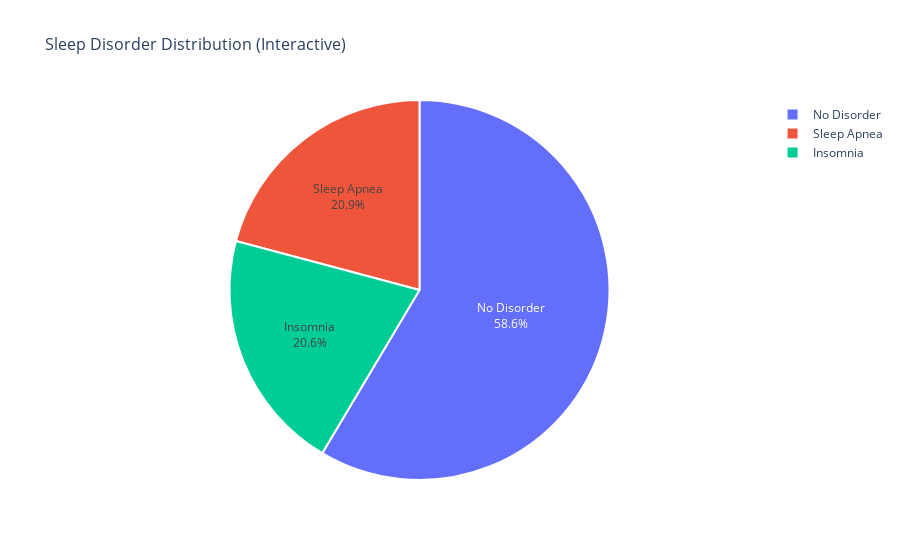

Notebook source saved alongside this figure:
### Markdown cell above
## 📌 Step 7: Sleep Disorder Distribution Analysis

Generate pie charts and horizontal bar charts to show the percentage distribution of sleep disorders in the population.

### Code cell
# Calculate sleep disorder distribution - handle NaN values
# First, let's see what we actually have in the Sleep Disorder column
print("Sleep Disorder column analysis:")
print("Value counts (including NaN):")
print(df['Sleep Disorder'].value_counts(dropna=False))
print(f"Total NaN values: {df['Sleep Disorder'].isnull().sum()}")
print(f"Total non-NaN values: {df['Sleep Disorder'].notnull().sum()}")

# Create a version with 'No Disorder' for NaN values for visualization
df_viz = df.copy()
df_viz['Sleep Disorder Viz'] = df_viz['Sleep Disorder'].fillna('No Disorder')

# Calculate distribution for visualization
disorder_counts = df_viz['Sleep Disorder Viz'].value_counts()
disorder_percentages = df_viz['Sleep Disorder Viz'].value_counts(normalize=True) * 100

# Create pie chart with specific styling
plt.figure(figsize=(10, 8))

# Define colors for each disorder type
colors = {
    'No Disorder': '#99ff99',      # Light green
    'Insomnia': '#ff9999',         # Light red
    'Sleep Apnea': '#66b3ff'       # Light blue
}

# Create the pie chart
wedges, texts, autotexts = plt.pie(
    disorder_counts.values, 
    labels=disorder_counts.index,
    autopct='%1.1f%%',
    colors=[colors.get(label, '#ffcc99') for label in disorder_counts.index],
    startangle=90,
    explode=(0.1, 0, 0),  # Explode the 'No Disorder' slice slightly
    shadow=True
)

# Enhance the appearance
plt.title('Sleep Disorder Distribution', fontsize=16, fontweight='bold', pad=20)

# Make percentage text bold and larger
for autotext in autotexts:
    autotext.set_color('black')
    autotext.set_fontweight('bold')
    autotext.set_fontsize(12)

# Make labels bold
for text in texts:
    text.set_fontweight('bold')
    text.set_fontsize(11)

plt.axis('equal')  # Equal aspect ratio ensures that pie is drawn as a circle
plt.tight_layout()
plt.show()

# Create a horizontal bar chart as well
plt.figure(figsize=(10, 6))
bars = plt.barh(disorder_counts.index, disorder_counts.values, 
                color=[colors.get(label, '#ffcc99') for label in disorder_counts.index])
plt.xlabel('Number of Participants', fontweight='bold')
plt.title('Sleep Disorder Distribution (Bar Chart)', fontsize=14, fontweight='bold')
plt.grid(axis='x', alpha=0.3)

# Add value labels on bars
for i, value in enumerate(disorder_counts.values):
    percentage = disorder_percentages.iloc[i]
    plt.text(value + 2, i, f'{value} ({percentage:.1f}%)', 
             va='center', fontweight='bold')

plt.tight_layout()
plt.show()

# Interactive pie chart with Plotly - with error handling
try:
    import plotly.offline as pyo
    
    # Create interactive pie chart with custom colors
    fig = px.pie(
        values=disorder_counts.values,
        names=disorder_counts.index,
        title='Sleep Disorder Distribution (Interactive)',
        color_discrete_map=colors
    )
    
    # Customize the appearance
    fig.update_traces(
        textposition='inside', 
        textinfo='percent+label',
        textfont_size=12,
        marker=dict(line=dict(color='#FFFFFF', width=2))
    )
    
    fig.update_layout(
        title_font_size=16,
        font=dict(size=12)
    )
    
    pyo.iplot(fig)
    
except Exception as e:
    print(f"Interactive pie chart display issue: {e}")
    print("Using static matplotlib visualization instead.")

# Print detailed statistics
print("\n📊 Sleep Disorder Statistics:")
for disorder, count in disorder_counts.items():
    percentage = disorder_percentages[disorder]
    print(f"• {disorder}: {count} people ({percentage:.1f}%)")

print(f"\nTotal participants: {len(df)}")

# Additional insights
print("\n🔍 Key Insights:")
print(f"• {disorder_percentages['No Disorder']:.1f}% of participants have no sleep disorders")
if 'Insomnia' in disorder_percentages:
    print(f"• Insomnia affects {disorder_percentages['Insomnia']:.1f}% of participants")
if 'Sleep Apnea' in disorder_percentages:
    print(f"• Sleep Apnea affects {disorder_percentages['Sleep Apnea']:.1f}% of participants")

# Calculate total with disorders
total_with_disorders = 100 - disorder_percentages['No Disorder']
print(f"• Total with sleep disorders: {total_with_disorders:.1f}% of participants")
print(f"• Sleep disorders affect approximately 2 in 5 people in this study")

### Figure 1 — Plotly figure (JSON) as saved in the notebook; plotly's stock layout.template omitted (floating-point values rounded to 4 significant figures)
{"data": [{"domain": {"x": [0, 1], "y": [0, 1]}, "hovertemplate": "label=%{label}<br>value=%{value}<extra></extra>", "labels": ["No Disorder", "Sleep Apnea", "Insomnia"], "legendgroup": "", "marker": {"line": {"color": "#FFFFFF", "width": 2}}, "name": "", "showlegend": true, "textfont": {"size": 12}, "textinfo": "percent+label", "textposition": "inside", "type": "pie", "values": [219, 78, 77]}], "layout": {"font": {"size": 12}, "legend": {"tracegroupgap": 0}, "title": {"font": {"size": 16}, "text": "Sleep Disorder Distribution (Interactive)"}}}
